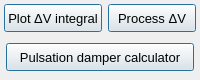
                  <widget class="QFrame" name="frame_3">
                   <property name="minimumSize">
                    <size>
                     <width>0</width>
                     <height>0</height>
                    </size>
                   </property>
                   <property name="maximumSize">
                    <size>
                     <width>16777215</width>
                     <height>80</height>
                    </size>
                   </property>
                   <property name="frameShape">
                    <enum>QFrame::NoFrame</enum>
                   </property>
                   <property name="frameShadow">
                    <enum>QFrame::Raised</enum>
                   </property>
                   <layout class="QGridLayout" name="gridLayout_3">
                    <property name="leftMargin">
                     <number>4</number>
                    </property>
                    <property name="topMargin">
                     <number>4</number>
                    </property>
                    <property name="rightMargin">
                     <number>4</number>
                    </property>
                    <property name="bottomMargin">
                     <number>4</number>
                    </property>
                    <item row="0" column="1">
                     <widget class="QPushButton" name="pushButton_process_fluctuating_volume">
                      <property name="minimumSize">
                       <size>
                        <width>0</width>
                        <height>28</height>
                       </size>
                      </property>
                      <property name="maximumSize">
                       <size>
                        <width>140</width>
                        <height>28</height>
                       </size>
                      </property>
                      <property name="font">
                       <font>
                        <pointsize>10</pointsize>
                        <weight>50</weight>
                        <italic>false</italic>
                        <bold>false</bold>
                       </font>
                      </property>
                      <property name="styleSheet">
                       <string notr="true"/>
                      </property>
                      <property name="text">
                       <string>Process ΔV</string>
                      </property>
                      <property name="autoDefault">
                       <bool>false</bool>
                      </property>
                      <property name="default">
                       <bool>true</bool>
                      </property>
                      <property name="flat">
                       <bool>false</bool>
                      </property>
                     </widget>
                    </item>
                    <item row="0" column="0">
                     <widget class="QPushButton" name="pushButton_plot_fluctuating_volume">
                      <property name="minimumSize">
                       <size>
                        <width>0</width>
                        <height>28</height>
                       </size>
                      </property>
                      <property name="maximumSize">
                       <size>
                        <width>140</width>
                        <height>28</height>
                       </size>
                      </property>
                      <property name="font">
                       <font>
                        <pointsize>10</pointsize>
                        <weight>50</weight>
                        <italic>false</italic>
                        <bold>false</bold>
                       </font>
                      </property>
                      <property name="styleSheet">
                       <string notr="true"/>
                      </property>
                      <property name="text">
                       <string>Plot ΔV integral</string>
                      </property>
                      <property name="autoDefault">
                       <bool>false</bool>
                      </property>
                      <property name="default">
                       <bool>true</bool>
                      </property>
                      <property name="flat">
                       <bool>false</bool>
                      </property>
                     </widget>
                    </item>
                    <item row="1" column="0" colspan="2">
                     <widget class="QFrame" name="frame_6">
                      <property name="frameShape">
                       <enum>QFrame::NoFrame</enum>
                      </property>
                      <property name="frameShadow">
                       <enum>QFrame::Raised</enum>
                      </property>
                      <layout class="QGridLayout" name="gridLayout_15">
                       <property name="leftMargin">
                        <number>2</number>
                       </property>
                       <property name="topMargin">
                        <number>2</number>
                       </property>
                       <property name="rightMargin">
                        <number>2</number>
                       </property>
                       <property name="bottomMargin">
                        <number>2</number>
                       </property>
                       <item row="0" column="0">
                        <widget class="QPushButton" name="pushButton_pulsation_damper_calculator">
                         <property name="minimumSize">
                          <size>
                           <width>0</width>
                           <height>28</height>
                          </size>
                         </property>
                         <property name="maximumSize">
                          <size>
                           <width>240</width>
                           <height>28</height>
                          </size>
                         </property>
                         <property name="font">
                          <font>
                           <pointsize>10</pointsize>
                           <weight>50</weight>
                           <italic>false</italic>
                           <bold>false</bold>
                          </font>
                         </property>
                         <property name="styleSheet">
                          <string notr="true"/>
                         </property>
                         <property name="text">
                          <string>Pulsation damper calculator</string>
                         </property>
                         <property name="autoDefault">
                          <bool>false</bool>
                         </property>
                         <property name="default">
                          <bool>true</bool>
                         </property>
                         <property name="flat">
                          <bool>false</bool>
                         </property>
                        </widget>
                       </item>
                      </layout>
                     </widget>
                    </item>
                   </layout>
                  </widget>
